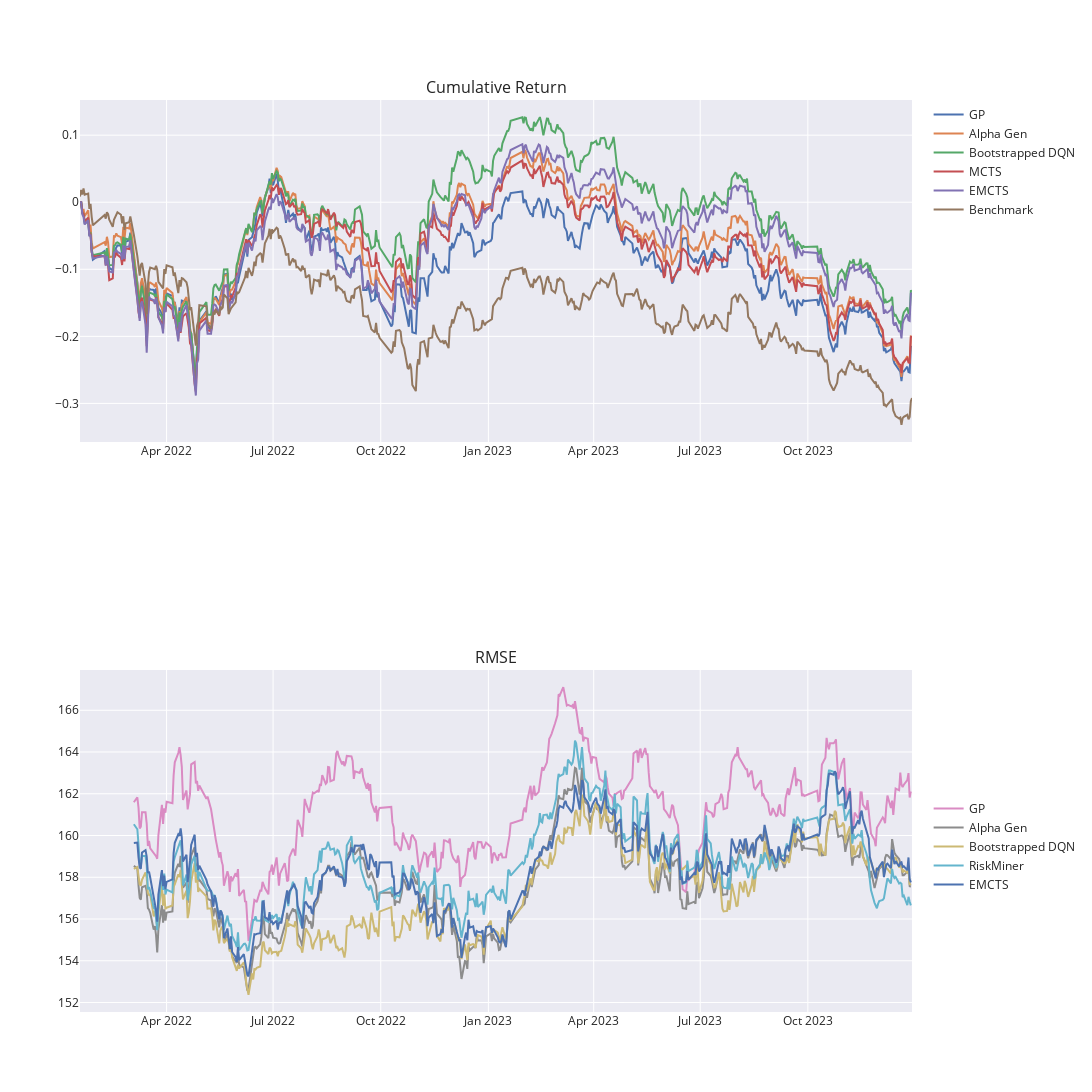

Notebook source saved alongside this figure:
### Code cell
import plotly.express as px
from plotly.subplots import make_subplots
import plotly.graph_objects as go

fig = make_subplots(rows=2, cols=1,subplot_titles=["Cumulative Return", "RMSE"])


for col in ['GP', 'Alpha Gen', 'Bootstrapped DQN', 'MCTS', 'EMCTS', 'Benchmark']:#df_com.columns:
    fig.add_trace(
        go.Scatter(
            x=df_com.index,   
            y=df_com[col],    
            mode='lines',
            name=col,
            legendgroup = '1',
        ),
        row=1, 
        col=1
    )

for col in ['GP', 'Alpha Gen', 'Bootstrapped DQN', 'RiskMiner', 'EMCTS']:#df_rmse_ma.columns:
    fig.add_trace(
        go.Scatter(
            x=df_rmse_ma.index,
            y=df_rmse_ma[col],    
            mode='lines',
            name=col,
            legendgroup = '2',
        ),
        row=2, 
        col=1
    )

# Update the layout to add the title and template
fig.update_layout(
    template='seaborn',
    autosize=False,
    width=1200,
    height=1200,
    legend_tracegroupgap=580,
    legend_groupclick="toggleitem"
)

fig.show()


# fig = px.line(df_com, y=["Bootstrapped DQN","Alpha Gen","GP","Benchmark"], 
#             #   x="lifeExp", 
#               title='Cumulative Return',
#               template="seaborn",
#               )
# fig.show()

### Figure 1 — Plotly figure (JSON) as saved in the notebook; plotly's stock layout.template omitted (floating-point values rounded to 4 significant figures; data arrays with more than 128 entries replaced by an {"elided": "..."} marker saying what was removed)
{"data": [{"legendgroup": "1", "mode": "lines", "name": "GP", "type": "scatter", "x": {"elided": "475 str values"}, "xaxis": "x", "y": {"elided": "475 float values"}, "yaxis": "y"}, {"legendgroup": "1", "mode": "lines", "name": "Alpha Gen", "type": "scatter", "x": {"elided": "475 str values"}, "xaxis": "x", "y": {"elided": "475 float values"}, "yaxis": "y"}, {"legendgroup": "1", "mode": "lines", "name": "Bootstrapped DQN", "type": "scatter", "x": {"elided": "475 str values"}, "xaxis": "x", "y": {"elided": "475 float values"}, "yaxis": "y"}, {"legendgroup": "1", "mode": "lines", "name": "MCTS", "type": "scatter", "x": {"elided": "475 str values"}, "xaxis": "x", "y": {"elided": "475 float values"}, "yaxis": "y"}, {"legendgroup": "1", "mode": "lines", "name": "EMCTS", "type": "scatter", "x": {"elided": "475 str values"}, "xaxis": "x", "y": {"elided": "475 float values"}, "yaxis": "y"}, {"legendgroup": "1", "mode": "lines", "name": "Benchmark", "type": "scatter", "x": {"elided": "475 str values"}, "xaxis": "x", "y": {"elided": "475 float values"}, "yaxis": "y"}, {"legendgroup": "2", "mode": "lines", "name": "GP", "type": "scatter", "x": {"elided": "475 str values"}, "xaxis": "x2", "y": {"elided": "475 float values"}, "yaxis": "y2"}, {"legendgroup": "2", "mode": "lines", "name": "Alpha Gen", "type": "scatter", "x": {"elided": "475 str values"}, "xaxis": "x2", "y": {"elided": "475 float values"}, "yaxis": "y2"}, {"legendgroup": "2", "mode": "lines", "name": "Bootstrapped DQN", "type": "scatter", "x": {"elided": "475 str values"}, "xaxis": "x2", "y": {"elided": "475 float values"}, "yaxis": "y2"}, {"legendgroup": "2", "mode": "lines", "name": "RiskMiner", "type": "scatter", "x": {"elided": "475 str values"}, "xaxis": "x2", "y": {"elided": "475 float values"}, "yaxis": "y2"}, {"legendgroup": "2", "mode": "lines", "name": "EMCTS", "type": "scatter", "x": {"elided": "475 str values"}, "xaxis": "x2", "y": {"elided": "475 float values"}, "yaxis": "y2"}], "layout": {"annotations": [{"font": {"size": 16}, "showarrow": false, "text": "Cumulative Return", "x": 0.5, "xanchor": "center", "xref": "paper", "y": 1, "yanchor": "bottom", "yref": "paper"}, {"font": {"size": 16}, "showarrow": false, "text": "RMSE", "x": 0.5, "xanchor": "center", "xref": "paper", "y": 0.375, "yanchor": "bottom", "yref": "paper"}], "autosize": false, "height": 1200, "legend": {"groupclick": "toggleitem", "tracegroupgap": 580}, "width": 1200, "xaxis": {"anchor": "y", "domain": [0, 1]}, "xaxis2": {"anchor": "y2", "domain": [0, 1]}, "yaxis": {"anchor": "x", "domain": [0.625, 1]}, "yaxis2": {"anchor": "x2", "domain": [0, 0.375]}}}
